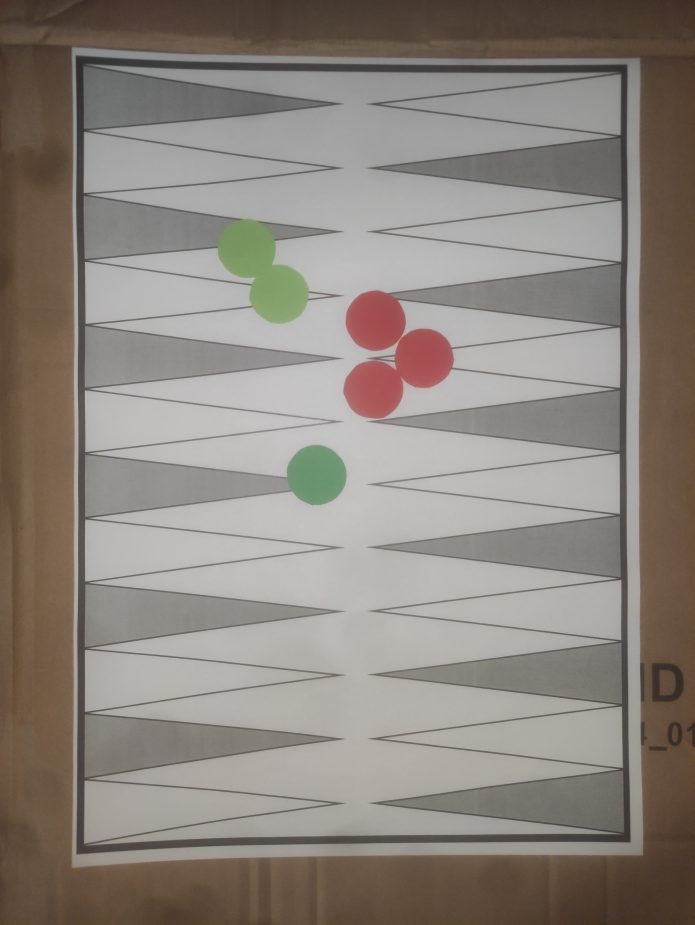
#> input picture img/jpeg/im1.jpeg, 3472 x 4624 px (shown at 1/5 size)
$ python crop-img.py
#> lines starting #> are read from the running program, lines starting #| are printed output that depends on the picture; after the words box and inside, x2 and y2 are one past the last pixel; in counts of white or black regions, pixels touching at a corner belong together
#> in detect_rectangle, flat_object is the input picture: shape (4624, 3472, 3); mean B, G, R 125.4, 132.5, 140.2
### detector.py
from __future__ import division
import cv2
import numpy as np
import matplotlib.pyplot as plt
import os

# os.chdir('C:/Users/gennady.nikitin/Dropbox/Coding/OpenCV')

# define variable for resize tratio
ratio = 1

# [13 lines left out: function draw_points_between, not called in this run]

def draw_line(img, pt1, pt2):
    for i in range(0, len(pt1)):
        cv2.line(img, pt1[i], pt2[i], (209, 63, 241), 2)

# [85 lines left out: functions draw_points, for_point_warp, not called in this run]

def resize(img, width=None, height=None, interpolation = cv2.INTER_AREA):
#> called with height = 600, interpolation = 3
    global ratio
    w, h, _ = img.shape
#> w = 4624; h = 3472

    if width is None and height is None:
        return img
    elif width is None:
        ratio = height/h
#> ratio = 0.173
        width = int(w*ratio)
#> width = 799
        # print(width)
        resized = cv2.resize(img, (height, width), interpolation)
        return resized
    else:
        ratio = width/w
        height = int(h*ratio)
        # print(height)
        resized = cv2.resize(img, (height, width), interpolation)
        return resized

def detect_rectangle(img):
    #load an image
    flat_object = cv2.imread(img)
    # check if image is loaded
    if flat_object is None:
        print("Error loading image")
        exit(0)
    # resize the image
    if flat_object.shape == None: print('no shape')
    flat_object = resize(flat_object, height=600)
    # cv2.imshow('Original image', flat_object)
    # cv2.waitKey(0)
    #resize the image
    flat_object_resized = resize(flat_object, height=600)
    #make a copy
    flat_object_resized_copy = flat_object_resized.copy()
    #convert to HSV color scheme
    flat_object_resized_hsv = cv2.cvtColor(flat_object_resized_copy, cv2.COLOR_BGR2HSV)
#> flat_object_resized_hsv: shape (799, 600, 3); mean H, S, V 21, 35.6, 140.5
    # split HSV to three chanels
    hue, saturation, value = cv2.split(flat_object_resized_hsv)

    # cv2.imshow("saturation", saturation)
    # cv2.waitKey(0)

    # threshold to find the contour
    retval, thresholded = cv2.threshold(saturation, 0, 255, cv2.THRESH_BINARY_INV + cv2.THRESH_OTSU)
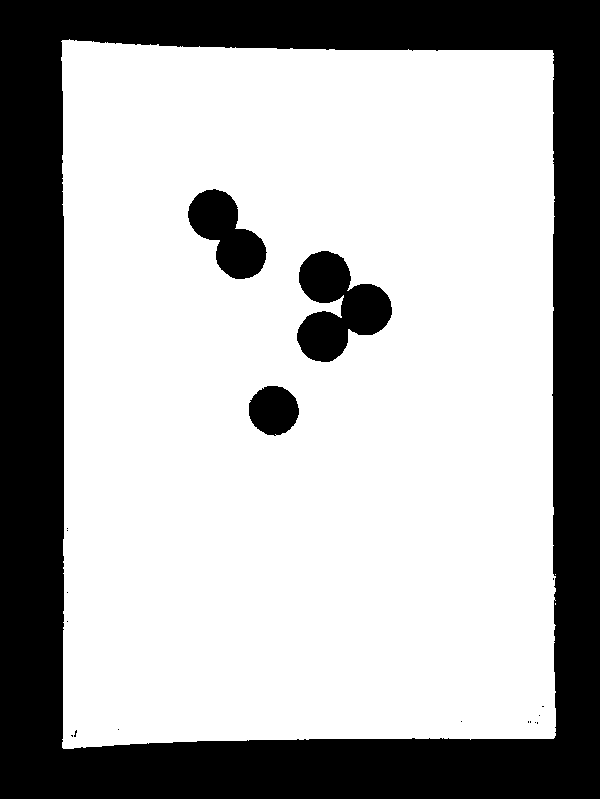
#> thresholded: shape (799, 600); 68.3% white; 19 black regions (15 under 20 px), largest, box (x1, y1, x2, y2) and area: (0, 0, 600, 799) 139655, (297, 251, 392, 362) 6192, (188, 189, 267, 279) 3937, (249, 386, 299, 436) 1918
#> retval = 51

    # cv2.imshow('Thresholded image', thresholded)
    # cv2.waitKey(0)

    # morphological operations
    thresholded_open = cv2.morphologyEx(thresholded, cv2.MORPH_OPEN, (7,7))
#> thresholded_open: shape (799, 600); 68.3% white; 18 black regions (14 under 20 px), largest, box (x1, y1, x2, y2) and area: (0, 0, 600, 799) 139670, (297, 252, 392, 363) 6193, (188, 190, 267, 280) 3939, (249, 387, 299, 437) 1920

    # cv2.imshow('Thresholded open', thresholded_open)
    # cv2.waitKey(0)

    thresholded_close = cv2.morphologyEx(thresholded_open, cv2.MORPH_CLOSE, (7,7))
#> thresholded_close: shape (799, 600); 68.3% white; 11 black regions (7 under 20 px), largest, box (x1, y1, x2, y2) and area: (0, 0, 600, 799) 139663, (297, 253, 392, 364) 6193, (188, 191, 266, 281) 3938, (249, 388, 299, 438) 1920

    # cv2.imshow('Thresholded close', thresholded_close)
    # cv2.waitKey(0)

    # find edges
    thresholded_edge = cv2.Canny(thresholded_close, 15, 150)
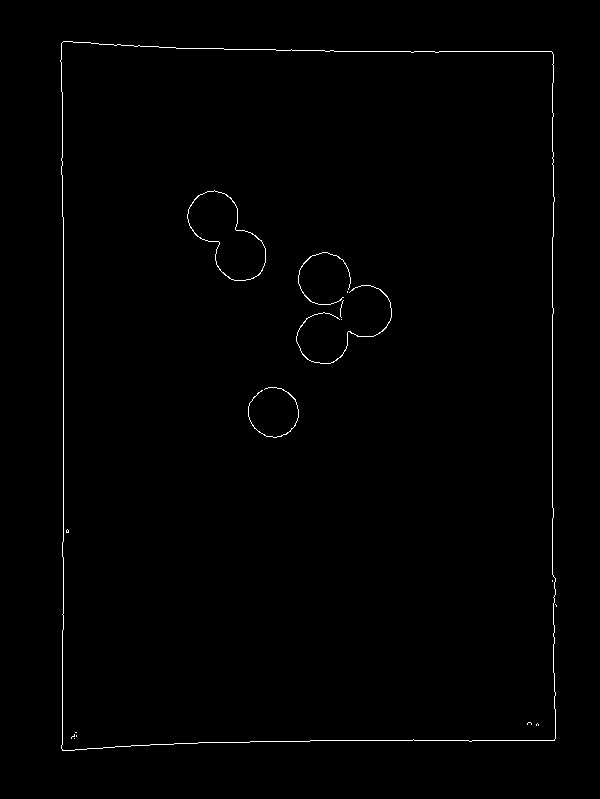
#> thresholded_edge: shape (799, 600); 0.69% white in thin lines or dots, all inside (x1, y1, x2, y2) = (60, 41, 557, 751)

    # cv2.imshow('Thresholded edge', thresholded_edge)
    # cv2.waitKey(0)

    # The cv2.findContours method is destructive (meaning it manipulates the image you pass in)
    # so if you plan on using that image again later, be sure to clone it.
    cnts = cv2.findContours(thresholded_edge.copy(), cv2.RETR_EXTERNAL, cv2.CHAIN_APPROX_SIMPLE)[-2]
#> cnts = 2 contours, 1 with area under 20; largest, box (x1, y1, x2, y2) and area: (60, 41, 556, 751) 339750
    # keep only 10 the largest ones
    cnts = sorted(cnts, key = cv2.contourArea, reverse = True)[:10]
    # the contour that we seek for
    our_cnt = None
    # loop over our 10 largest contours in the query image
    for c in cnts:
        # approximate the contour
        # These methods are used to approximate the polygonal curves of a contour.
        # In order to approximate a contour, you need to supply your level of approximation precision.
        # In this case, we use 2% of the perimeter of the contour. The precision is an important value to consider.
        # If you intend on applying this code to your own projects, you’ll likely have to play around with the precision value.
        peri = cv2.arcLength(c, True)
        approx = cv2.approxPolyDP(c, 0.02 * peri, True)
        # if our approximated contour has four points, then
        # we can assume that we have found our screen

        # print("points", len(approx))
        if len(approx) == 4:
            our_cnt = approx
            break
        else:
            print(len(approx))
#> this loop made 1 pass
#> (peri, our_cnt) on pass 1: (2415.3, [[63, 41], [62, 750], [554, 740], [552, 52]])

    # draw a contour
    if our_cnt is not None:
        cv2.drawContours(flat_object_resized_copy, [our_cnt], -1, (0,255,0), 3)
#> flat_object_resized_copy: shape (799, 600, 3); mean B, G, R 122.9, 136.1, 137.1
        return our_cnt
    # [8 lines of commented-out code are left out]
    cv2.destroyAllWindows()

print(detect_rectangle('./img/jpeg/im1.jpeg'))

### util.py
import cv2
import numpy as np
import time
import matplotlib.pyplot as plt

def getFPS(cap):
    fps = cap.get(cv2.CAP_PROP_FPS)
    return fps

def getNumberOfFrames(cap):
    frame_count = cap.get(cv2.CAP_PROP_FRAME_COUNT)
    return frame_count

def display_threshold_window(image):
    # Create a window to display the image
    cv2.namedWindow('Threshold Image')

    # Set an initial threshold value
    initial_threshold = 128

    # [6 lines left out: function on_threshold_change, not called in this run]

    # Create a trackbar for the threshold value
    cv2.createTrackbar('Threshold', 'Threshold Image', initial_threshold, 255, on_threshold_change)

    # Initialize the thresholded image
    thresholded_image = cv2.threshold(image, initial_threshold, 255, cv2.THRESH_BINARY)[1]

    # Display the thresholded image
    cv2.imshow('Threshold Image', thresholded_image)

    # Wait for a key press
    cv2.waitKey(0)

    # Get the final threshold value
    final_threshold = cv2.getTrackbarPos('Threshold', 'Threshold Image')
    return final_threshold

# [50 lines left out: functions overflow_subtract, blob_detect_center, draw_points_between, not called in this run]

def draw_line(img, pt1, pt2):
    for i in range(0, len(pt1)):
        cv2.line(img, pt1[i], pt2[i], (209, 63, 241), 2)

# [194 lines left out: functions draw_points, for_point_warp, plot_live, resize, detect_rectangle, not called in this run]

### crop-img.py
import cv2
import detector as dr
import util

img = cv2.imread('./img/jpg/img1.jpg')
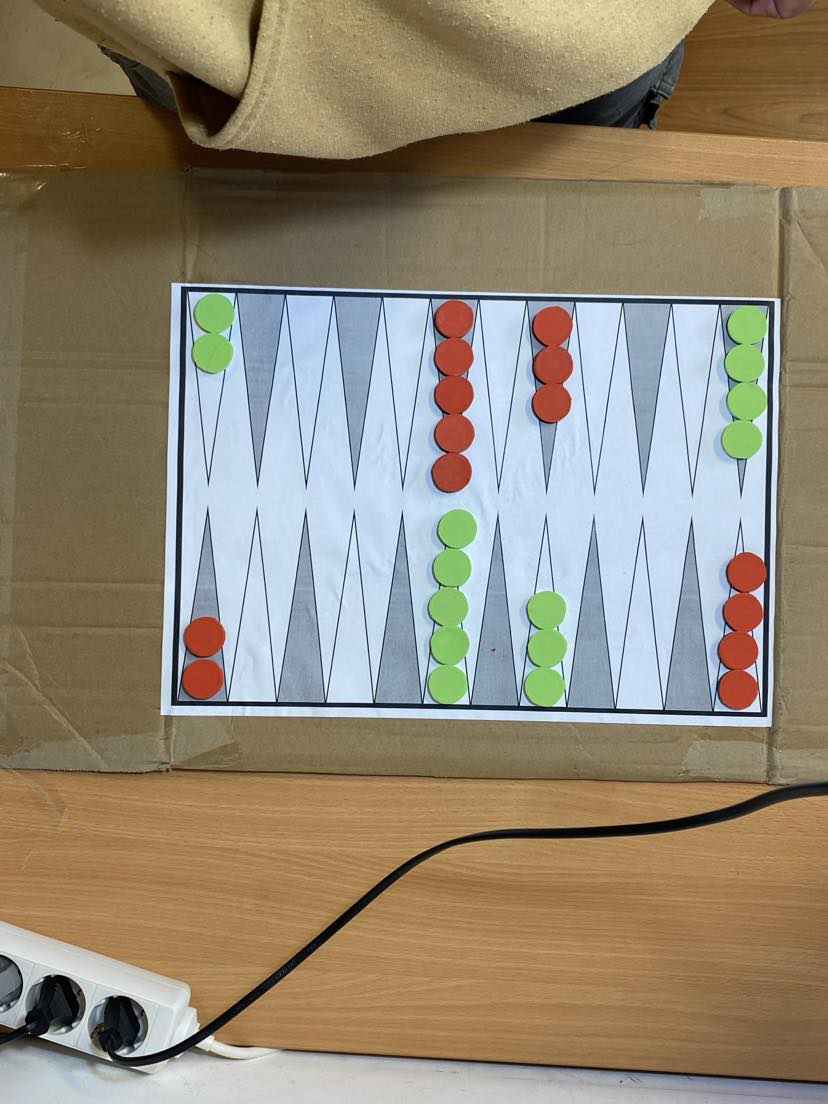
#> input picture img/jpg/img1.jpg, 828 x 1104 px
#> img is the input picture: shape (1104, 828, 3); mean B, G, R 116.9, 136.3, 147.1
img = cv2.resize(img, None, fx=0.5, fy=0.5)
#> img: shape (552, 414, 3)
cv2.imshow('img', img)
cv2.waitKey(0)

# get the height and width of the image
height, width, _ = img.shape
#> height = 552; width = 414
height_crop = 120
width_crop = 10

# crop the image
img = img[height_crop:(height - height_crop), width_crop:(width - width_crop)]
#> img: shape (312, 394, 3)
cv2.imshow('cropped', img)
cv2.waitKey(0)

gray = cv2.cvtColor(img, cv2.COLOR_BGR2GRAY)
util.display_threshold_window(gray)
#> in display_threshold_window, `thresholded_image = cv2.threshold(image, initial_threshold, 255, cv2.T..`: thresholded_image: shape (312, 394); 61.7% white; 666 black regions (654 under 20 px), largest, box (x1, y1, x2, y2) and area: (0, 0, 394, 312) 36161, (76, 23, 377, 239) 6601, (254, 33, 276, 100) 1028

# create a trackbar to threshold the image

# save the image to a file
path = 'cropped.jpg'
cv2.imwrite(path, img)

dr.detect_rectangle(path)
#> call 2 of detect_rectangle, with img = 'cropped.jpg'
#> in detect_rectangle (call 2), `flat_object_resized_hsv = cv2.cvtColor(flat_object_resized_copy, cv2.C..`: flat_object_resized_hsv: shape (475, 600, 3); mean H, S, V 60.5, 78.6, 173.1
#> in detect_rectangle (call 2), `hue, saturation, value = cv2.split(flat_object_resized_hsv)`:
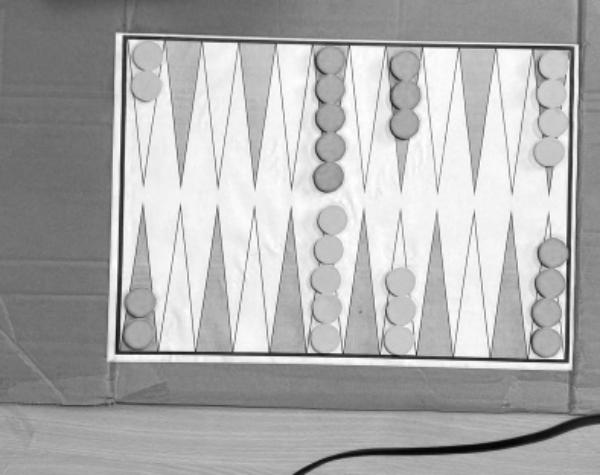
#> value: shape (475, 600); min 5, max 255, mean 173.1
#> in detect_rectangle (call 2), `retval, thresholded = cv2.threshold(saturation, 0, 255, cv2.THRESH_BIN..`:
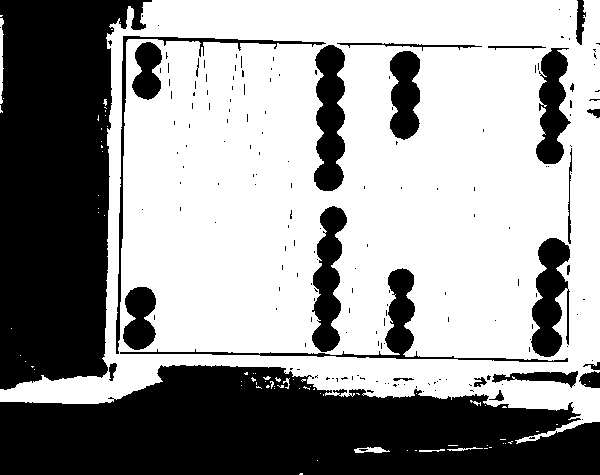
#> thresholded: shape (475, 600); 59.8% white; 180 black regions (154 under 20 px), largest, box (x1, y1, x2, y2) and area: (0, 365, 600, 475) 48769, (0, 0, 152, 390) 41631, (314, 45, 345, 191) 3405
#> in detect_rectangle (call 2), `retval, thresholded = cv2.threshold(saturation, 0, 255, cv2.THRESH_BIN..`: retval = 84
#> in detect_rectangle (call 2), `thresholded_open = cv2.morphologyEx(thresholded, cv2.MORPH_OPEN, (7,7))`: thresholded_open: shape (475, 600); 59.8% white; 172 black regions (148 under 20 px), largest, box (x1, y1, x2, y2) and area: (0, 366, 600, 475) 48351, (0, 0, 152, 391) 41819, (120, 207, 568, 363) 5881
#> in detect_rectangle (call 2), `thresholded_close = cv2.morphologyEx(thresholded_open, cv2.MORPH_CLOSE..`: thresholded_close: shape (475, 600); 60.1% white; 155 black regions (127 under 20 px), largest, box (x1, y1, x2, y2) and area: (0, 367, 600, 475) 47703, (0, 0, 152, 392) 41961, (314, 47, 345, 193) 3406
#> in detect_rectangle (call 2), `thresholded_edge = cv2.Canny(thresholded_close, 15, 150)`:
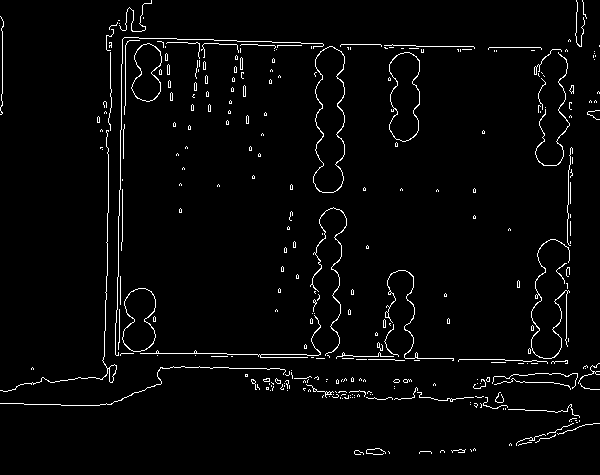
#> thresholded_edge: shape (475, 600); 2.8% white in thin lines or dots
#> in detect_rectangle (call 2), `cnts = cv2.findContours(thresholded_edge.copy(), cv2.RETR_EXTERNAL, cv..`: cnts = 303 contours, 289 with area under 20; largest, box (x1, y1, x2, y2) and area: (313, 46, 345, 193) 3435, (389, 52, 420, 142) 2124, (122, 288, 156, 352) 1558, (131, 43, 162, 102) 1222, (0, 130, 117, 392) 96
#> in detect_rectangle (call 2), `cnts = sorted(cnts, key = cv2.contourArea, reverse = True)[:10]`: cnts = 10 contours; largest, box (x1, y1, x2, y2) and area: (313, 46, 345, 193) 3435, (389, 52, 420, 142) 2124, (122, 288, 156, 352) 1558, (131, 43, 162, 102) 1222, (0, 130, 117, 392) 96
#> the loop in detect_rectangle (call 2), `for c in cnts:` made 5 passes
#> (peri, our_cnt) on pass 5: (808.8, [[108, 130], [107, 373], [0, 390], [113, 380]])
#> peri on passes 1 to 4: 388.1, 255.3, 191.8, 168.8
#| 10
#| 12
#| 12
#| 11
#> in detect_rectangle (call 2), `cv2.drawContours(flat_object_resized_copy, [our_cnt], -1, (0,255,0), 3)`:
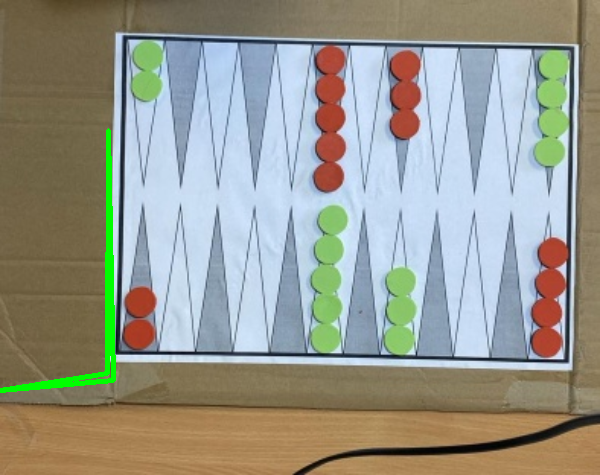
#> flat_object_resized_copy: shape (475, 600, 3); mean B, G, R 141, 152.3, 151.1
